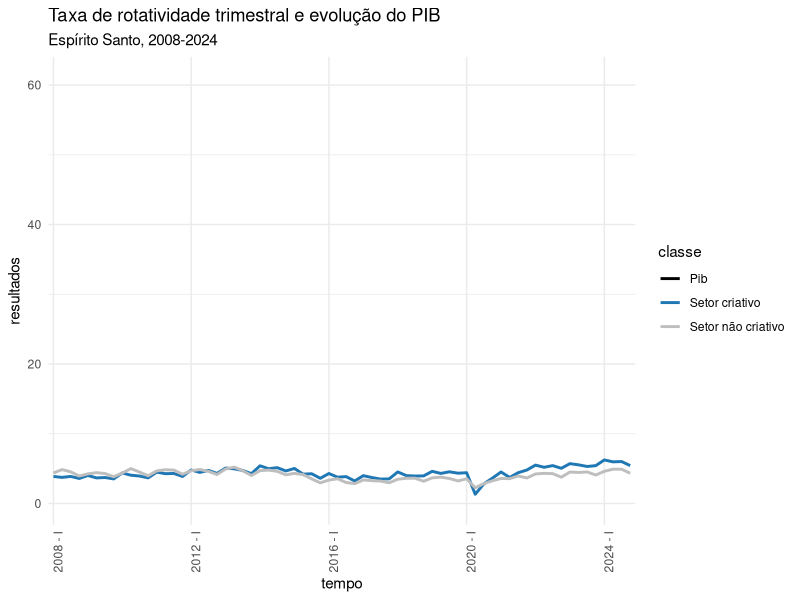
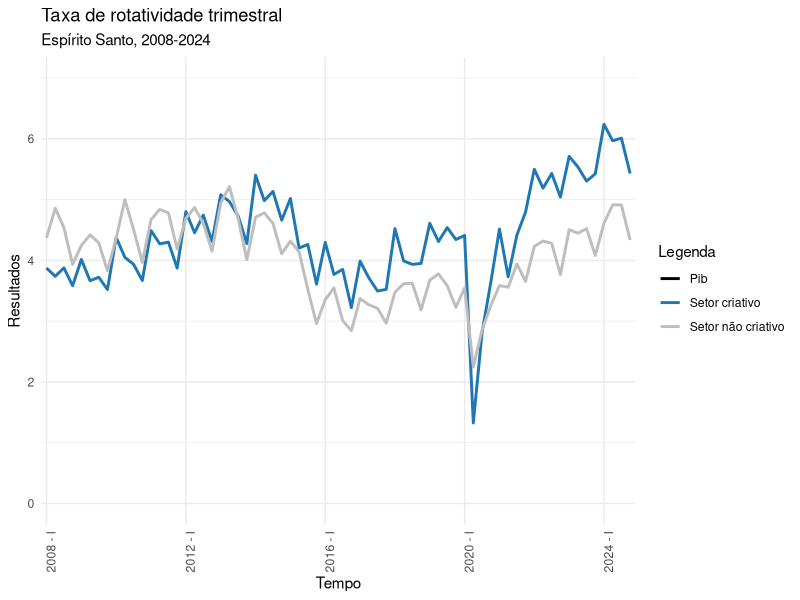
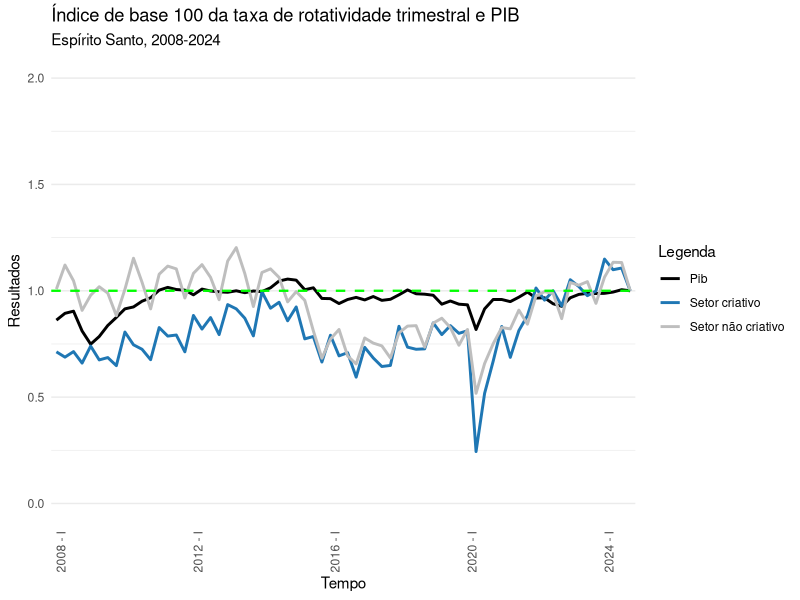

These charts were generated, in order, by the following R code:
# analise descritiva das séries
# tabela das séries? ano, trimestre, setor criativo, setor não criativo, pib, geral

# analise comparativa entre criativos e não criativos
# comaparar com taxa de rotatividade geral 
# comparar com a variação do pib
# transformar as analises mensais da taxa de rotatividade em trimestrais: média?

# correlação cruzada 
# correlação entre as séries positivo (próciclico) e negativo 
# como verificar se a série é sucetivel a volatitilidade 
# taxa média da rotatividade entre criativos e não criativos

# perguntas: a volatidade cai ou decai?
# teste de granger; defasagem temporal


# pacotes -----------------------------------------------------------------
require(dplyr)
require(ggplot2)
# leitura -----------------------------------------------------------------
# taxas de rotatividade calculadas
tabela_geral <- read.csv2("scripts/a-microdados/h-completo/saidas/tabela_geral.csv")
tabela_criativos <- read.csv2("scripts/a-microdados/h-completo/saidas/tabela_setores_criativos.csv")
tabela_pib <- read.csv2("scripts/a-microdados/h-completo/saidas/tabela_pib.csv")

# tratamento --------------------------------------------------------------

## base ccriativo mensal para trimestral ----
tabela_criativos_trimestral <- 
  tabela_criativos |>
  mutate(
    trimestre = case_when(
      mes %in% c(1,2,3) ~ "I",
      mes %in% c(4,5,6) ~ "II",
      mes %in% c(7,8,9) ~ "III",
      mes %in% c(10,11,12) ~ "IV"
    )
  ) |>
  group_by(setor_criativo, ano, trimestre) |>
  summarise(
    resultados = mean(taxa_rotatividade)
  ) |> 
  mutate(classe = setor_criativo) |>
  select(classe, ano, trimestre, resultados)


referencia_criativos <- 
  tabela_criativos_trimestral |> ungroup() |>
  filter(ano == 2024 & trimestre == "IV") |>
  select(classe, resultados) |>
  rename(resultados_referencia = resultados)

tabela_criativos_trimestral <-
  left_join(tabela_criativos_trimestral, referencia_criativos, by = "classe") |>
  mutate(
    resultados_base100 = round((resultados/resultados_referencia), 3)
  )

## base geral mensal para trimestral ----
tabela_geral_trimestral <- 
  tabela_geral |>
  mutate(
    trimestre = case_when(
      mes %in% c(1,2,3) ~ "I",
      mes %in% c(4,5,6) ~ "II",
      mes %in% c(7,8,9) ~ "III",
      mes %in% c(10,11,12) ~ "IV"
    )
  ) |> 
  group_by(classe, ano, trimestre) |>
  summarise(
    resultados = mean(taxa_rotatividade)
  ) |> 
  select(classe, ano, trimestre, resultados)


referencia_geral <- 
  tabela_geral_trimestral |> ungroup() |>
  filter(ano == 2024 & trimestre == "IV") |>
  select(classe, resultados) |>
  rename(resultados_referencia = resultados)

tabela_geral_trimestral <-
  left_join(tabela_geral_trimestral, referencia_geral, by = "classe") |>
  mutate(
    resultados_base100 = round((resultados/resultados_referencia), 3)
  )

## indicador de base 100 pib -----------------------------------------------

referencia_pib <- 
  tabela_pib |> 
  filter(trimestre == "IV" & ano == 2024) |>
  mutate(resultados = as.numeric(resultados))

tabela_pib_trimestral <-
  tabela_pib |>
  mutate(
    classe = "Pib",
    pib = as.numeric(resultados),
    resultados_referencia = as.numeric(referencia_pib$resultados),
    resultados = pib,
    resultados_base100 = round((pib / resultados_referencia), 3)
    ) |>
  select(classe, ano, trimestre, resultados, resultados_referencia, resultados_base100) 


# todos os resultados -----------------------------------------------------

tabela_completa <-
  bind_rows(tabela_geral_trimestral, tabela_pib_trimestral) |>
  mutate(trimestre = factor(trimestre, levels = c("I", "II", "III", "IV"))) |>
  mutate(tempo = paste(ano, trimestre, sep = " - ")) |>
  arrange(ano, trimestre) %>%
  mutate(tempo = factor(tempo, levels = unique(tempo)))


# gráficos -----------------------------------------------------------------
# gráficos -----------------------------------------------------------------

cores <- c("Setor criativo" = "#1f77b4",
           "Setor não criativo" = "gray",
           "Geral" = "red", 
           "Pib" = "black")

breaks_x <- tabela_completa$tempo[
  grepl(" - I$", tabela_completa$tempo) &     # apenas 1º trimestre
    as.numeric(substr(tabela_completa$tempo, 1, 4)) %% 4 == 0
]

tabela_completa <- tabela_completa %>% 
  filter(classe != "Geral")

## 1 -----
ggplot(
  tabela_completa, 
  aes(
    x = tempo,
    y = resultados,
    color = classe,
    group = classe
  )
) +
  geom_line(size = 1) +
  scale_color_manual(values = cores) +
  theme_minimal() +
  scale_x_discrete(breaks = breaks_x) +
  scale_y_continuous(
    #breaks = seq(0.5,1.5,0.1), 
    limits = c(0, 61)) +
  theme(axis.text.x = element_text(angle = 90, hjust = 1)) +
  ggtitle("Taxa de rotatividade trimestral e evolução do PIB", subtitle = "Espírito Santo, 2008-2024") 

## 2 -----

ggplot(
  tabela_completa, 
  aes(
    x = tempo,
    y = resultados,
    color = classe,
    group = classe
  )
) +
  geom_line(size = 1) +
  scale_color_manual(values = cores) +
  theme_minimal() +
  scale_x_discrete(breaks = breaks_x) +
  scale_y_continuous(
    #breaks = seq(0.5,1.5,0.1), 
    limits = c(0, 7)) +
  theme(
    axis.text.x = element_text(angle = 90, hjust = 1)
  ) +
  ggtitle("Taxa de rotatividade trimestral", subtitle = "Espírito Santo, 2008-2024") +
  labs(color = "Legenda") +
  xlab("Tempo") +
  ylab("Resultados")


## 3 ----
ggplot(
  tabela_completa, 
  aes(
    x = tempo,
    y = resultados_base100,
    color = classe,
    group = classe
  )
) +
  geom_line(size = 1) +
  geom_hline(
    yintercept = 1,
    linetype = "dashed",
    color = "green",
    linewidth = 0.8
  ) +
  scale_color_manual(values = cores) +
  theme_minimal() +
  scale_x_discrete(breaks = breaks_x) +
  scale_y_continuous(
    #breaks = seq(0.5,1.5,0.1), 
    limits = c(0, 2)) +
  theme(
    axis.text.x = element_text(angle = 90, hjust = 1),
    panel.grid.major.x = element_blank(),
    panel.grid.minor.x = element_blank()
    ) +
  ggtitle(
    "Índice de base 100 da taxa de rotatividade trimestral e PIB",
    subtitle = "Espírito Santo, 2008-2024"
    ) +
  labs(color = "Legenda") +
  xlab("Tempo") +
  ylab("Resultados")


# saidas ------------------------------------------------------------------

tabela_geral_trimestral
tabela_criativos_trimestral
tabela_pib_trimestral
tabela_completa

write.csv2(tabela_completa, "scripts/a-microdados/h-completo/saidas/tabela_trimestral.csv")

